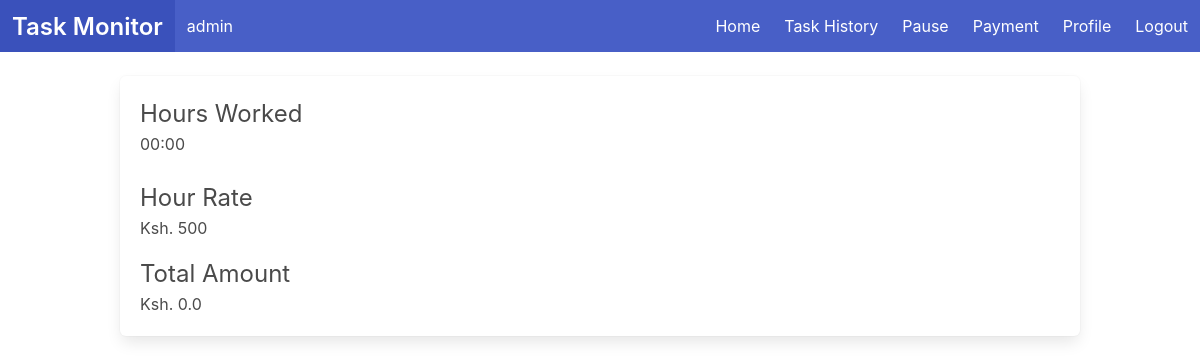
The app's page /payment/ (signed in) with its own data.
### user/models.py (models this page shows, shortened)
class User(AbstractBaseUser, PermissionsMixin):
    user_id = models.UUIDField(unique=True, default=uuid4)
    staff_id = models.CharField(max_length=10, unique=True)
    username = models.CharField(max_length=100, null=True, blank=True)
    work_minutes = models.BigIntegerField(default=0)
    paused = models.BooleanField(default=False)
    is_staff = models.BooleanField(default=False)
    USERNAME_FIELD = 'staff_id'
    REQUIRED_FIELDS = ['username']
    objects = UserManager()
    def work_hours(self):
        hours, remainder = divmod(self.work_minutes, 60)
        formatted_time = "{:02d}:{:02d}".format(hours, remainder)
        return formatted_time
    def payment(self):
        time = self.work_minutes/60
        amount = time * settings.HOUR_RATE
        return round(amount, 2)

### user/views.py (the view)
class Payment(View):
    template_name = "payment.html"
    def get(self, request):
        return render(request=request, template_name=self.template_name, context={"hour_rate":settings.HOUR_RATE})

### templates/payment.html (shortened to what this page needs)
{% extends 'base.html' %}
{% block content %}
    <div class="container box mt-5">
        <div>
            <p class="is-size-4">Hours Worked</p>
            <p>{{user.work_hours}}</p>
        </div>
        <div class="mt-5">
            <p class="is-size-4">Hour Rate</p>
            <p>Ksh. {{hour_rate}}</p>
        </div>
        <div class="mt-4">
            <p class="is-size-4">Total Amount</p>
            <p>Ksh. {{user.payment}}</p>
        </div>
    </div>
{% endblock %}

### templates/base.html (shortened to what this page needs)
{% load static %}
<!DOCTYPE html>
<html lang="en">
<head>
    <link rel="stylesheet" href="{% static 'css/bulma.min.css' %}">
</head>
<body id="capture-element">
    <nav class="navbar is-link" role="navigation" aria-label="main navigation">
        <div class="navbar-menu">
            <div class="navbar-brand">
                <a class="navbar-item" href="/">
                    <h1 class="title is-4 has-text-white">Task Monitor</h1>
                </a>
                <p class="has-text-white is-size-6 navbar-item">{{ user.username }}</p>
            </div>
            <div class="navbar-end is-flex is-justify-content-end">
                <a class="navbar-item" href="{% url 'home' %}">Home</a>
                {% if user.is_authenticated %}
                <a class="navbar-item has-text-white" href="{% url 'task-history' %}">Task History</a>
                {% if user.paused %}
                <a href="{% url 'pause' %}" class="navbar-item has-text-white">UnPause</a>
                {% else %}
                <a href="{% url 'pause' %}" class="navbar-item has-text-white">Pause</a>
                {% endif %}
                <a class="navbar-item has-text-white" href="{% url 'payment' %}">Payment</a>
                <a class="navbar-item has-text-white" href="{% url 'profile' %}">Profile</a>
                <a class="navbar-item has-text-white" href="{% url 'logout' %}">Logout</a>
                {% else %}
                <a class=" navbar-item has-text-white" href="{% url 'login' %}">Login</a>
                <a class=" navbar-item has-text-white" href="{% url 'register' %}">Register</a>
                {% endif %}
            </div>
        </div>
    </nav>
    {% block content %}{% endblock %}
</body>
</html>

### records on screen
User: username "admin", work_hours "00:00", payment "0.0"

### other values on screen
{{ hour_rate }} "500"
